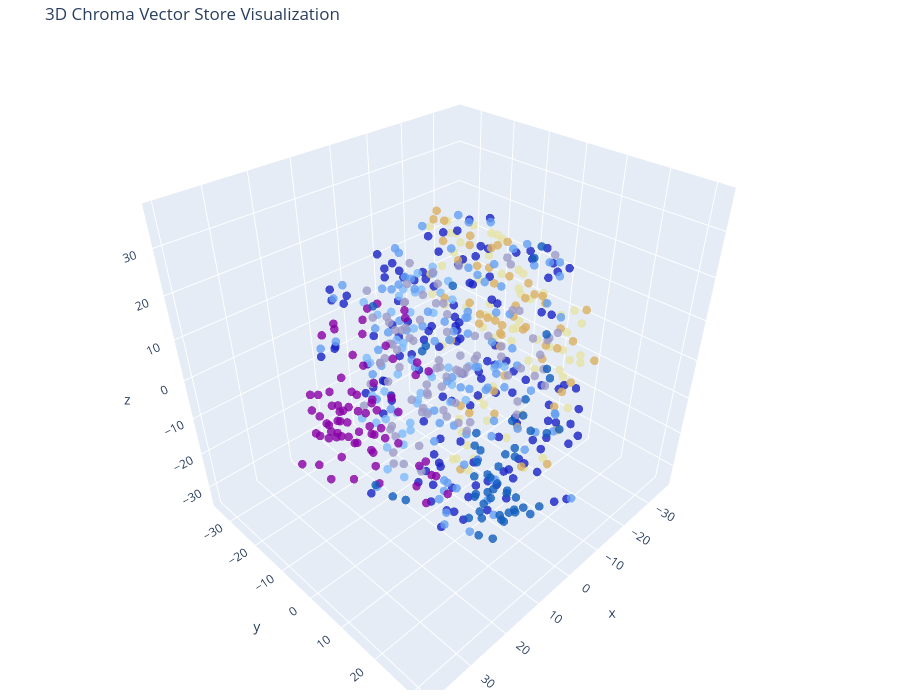

Here is the notebook cell this chart was saved with:
### Code cell
show_embeddings_3d(result)

### Figure 1 — Plotly figure (JSON) as saved in the notebook; plotly's stock layout.template omitted (floating-point values rounded to 4 significant figures; data arrays with more than 128 entries replaced by an {"elided": "..."} marker saying what was removed)
{"data": [{"hoverinfo": "text", "marker": {"color": {"elided": "619 str values"}, "opacity": 0.8, "size": 5}, "mode": "markers", "text": {"elided": "619 str values"}, "type": "scatter3d", "x": {"elided": "619 float values"}, "y": {"elided": "619 float values"}, "z": {"elided": "619 float values"}}], "layout": {"height": 700, "margin": {"b": 10, "l": 10, "r": 20, "t": 40}, "scene": {"xaxis": {"title": {"text": "x"}}, "yaxis": {"title": {"text": "y"}}, "zaxis": {"title": {"text": "z"}}}, "title": {"text": "3D Chroma Vector Store Visualization"}, "width": 900}}
